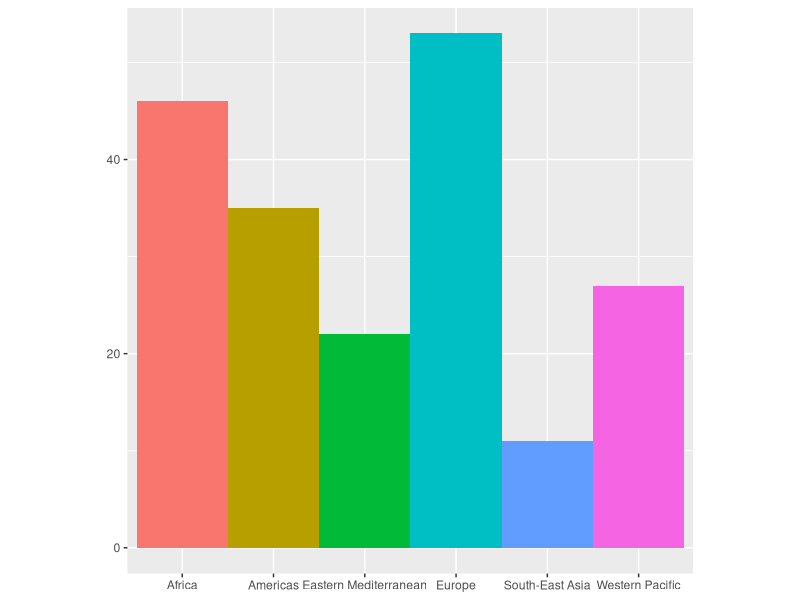
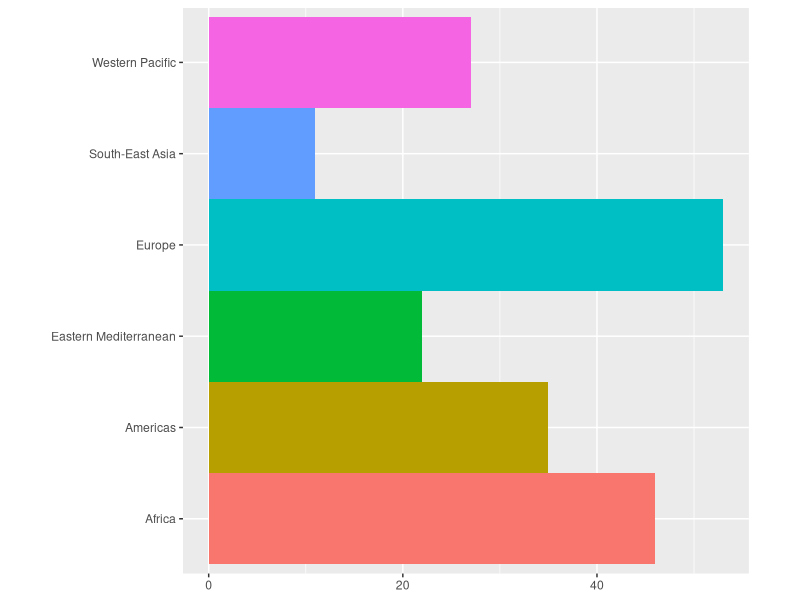
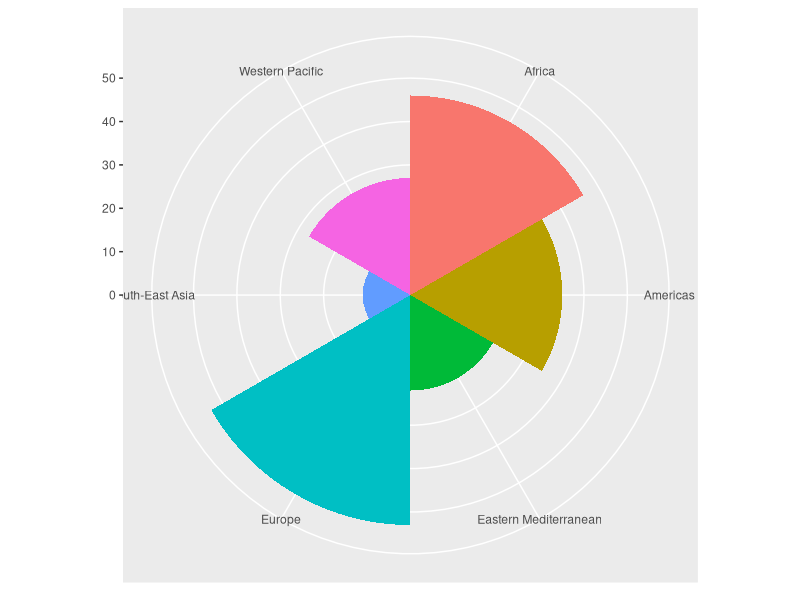
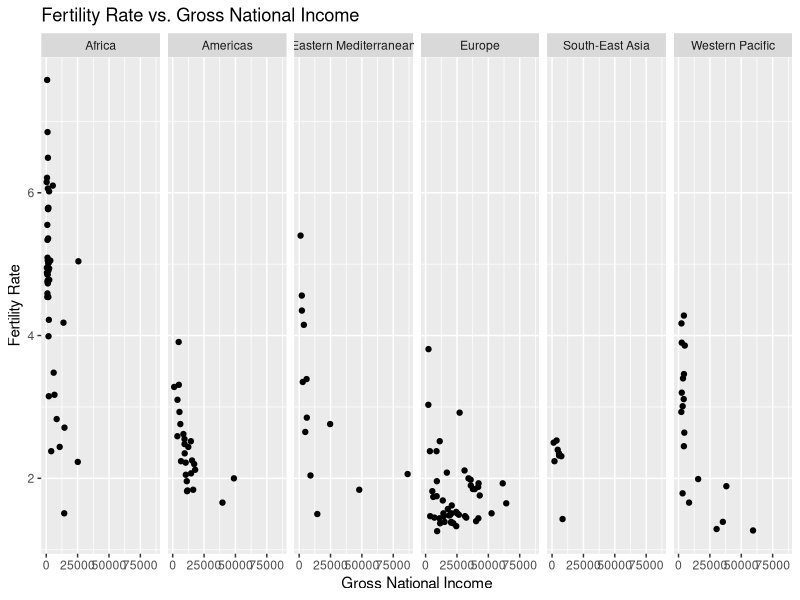
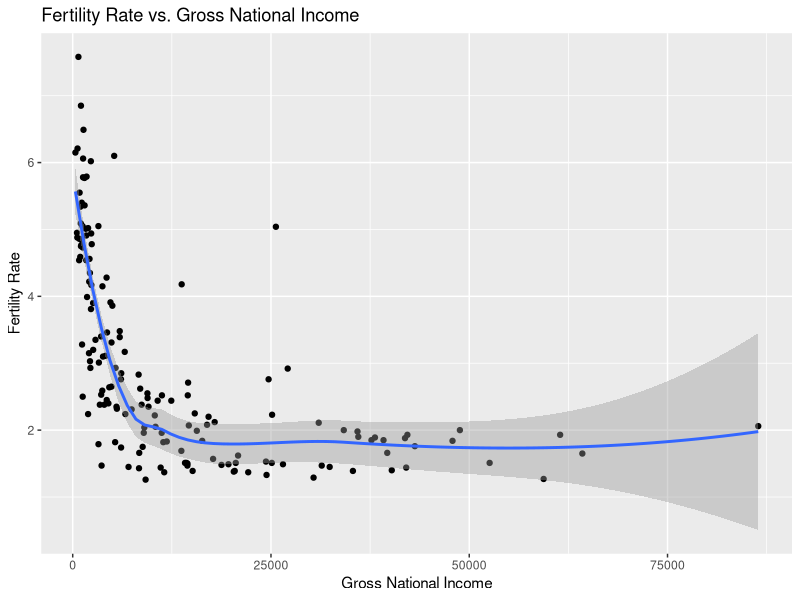
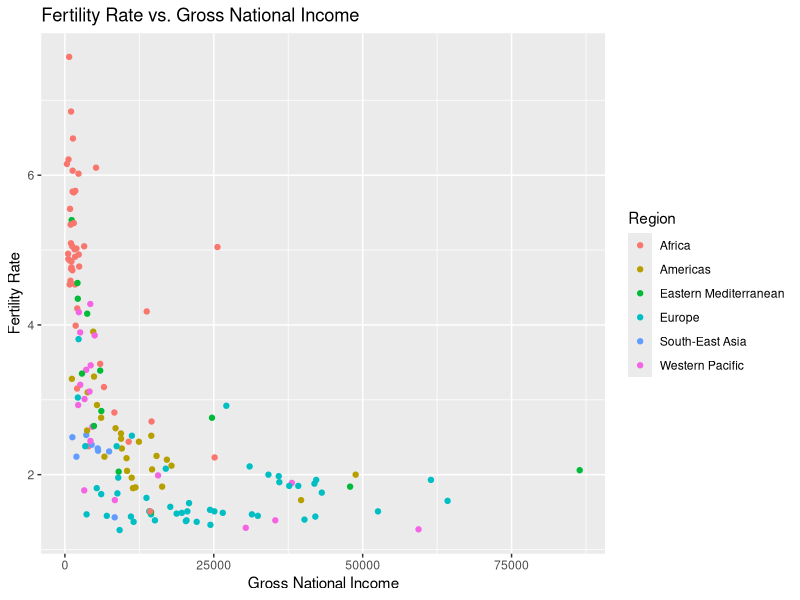
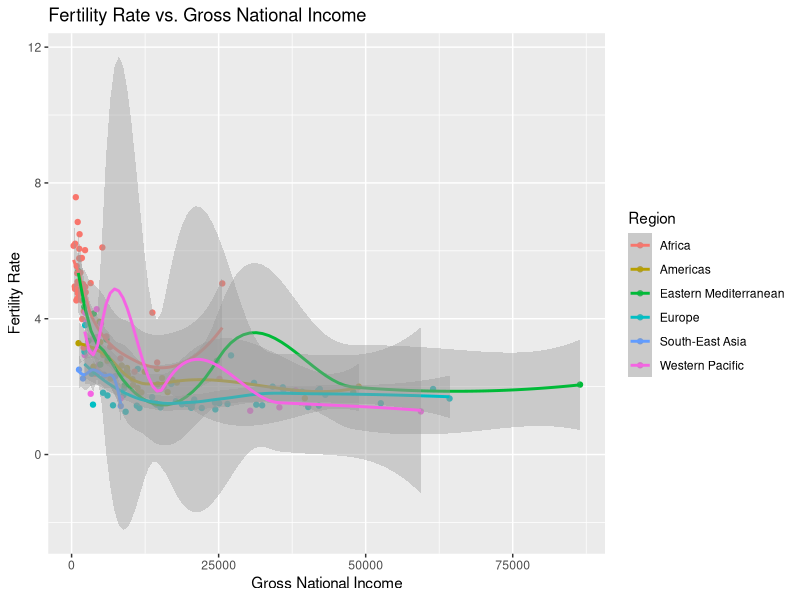
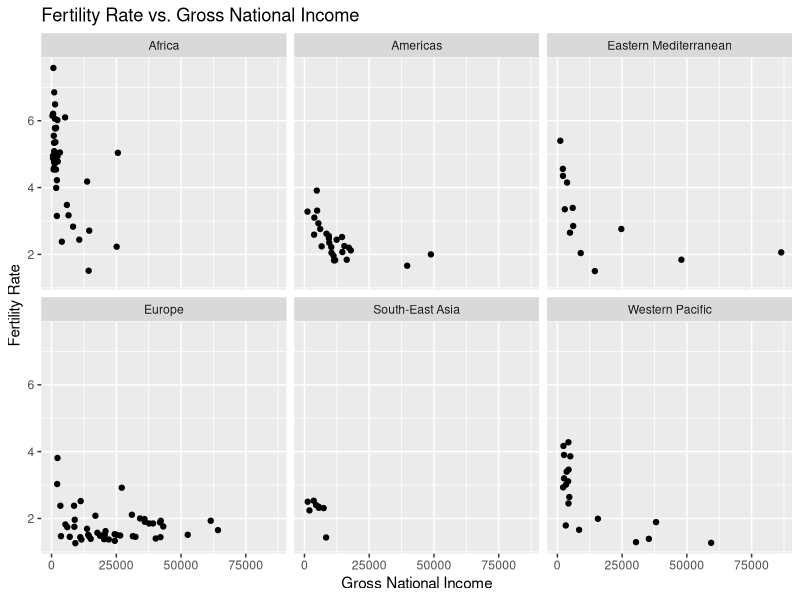

These figures' R source, in order:
## ---- chunk 1
#install.packages("ggplot2")
## ---- chunk 2
library(ggplot2)
WHO <- read.csv("WHO.csv")
str(WHO)
which(WHO$Country=="Singapore")
WHO[155,]
summary(WHO$Over60)
summary(WHO$Under15)
## ---- chunk 3
bar <- ggplot(WHO) + geom_bar(mapping = aes(x = Region, fill = Region), show.legend = FALSE, width = 1) +  theme(aspect.ratio = 1) + labs(x = NULL, y = NULL)
bar
bar + coord_flip()
bar + coord_polar()
## ---- chunk 4
a<-ggplot(WHO,aes(x=GNI,y=FertilityRate))
acol<-ggplot(WHO,aes(x=GNI,y=FertilityRate,color=Region))

 a+geom_point(na.rm=TRUE)+facet_grid(.~Region)+ ggtitle("Fertility Rate vs. Gross National Income") + xlab("Gross National Income") + ylab("Fertility Rate")
 a+geom_point(na.rm=TRUE)+geom_smooth(na.rm=TRUE)+ ggtitle("Fertility Rate vs. Gross National Income") + xlab("Gross National Income") + ylab("Fertility Rate")
 acol+geom_point(na.rm=TRUE)+ ggtitle("Fertility Rate vs. Gross National Income") + xlab("Gross National Income") + ylab("Fertility Rate")
 acol+geom_point(na.rm=TRUE)+geom_smooth(na.rm=TRUE)+ ggtitle("Fertility Rate vs. Gross National Income") + xlab("Gross National Income") + ylab("Fertility Rate")

 a+geom_point(na.rm=TRUE)+facet_wrap(~Region,nrow=2)+ ggtitle("Fertility Rate vs. Gross National Income") + xlab("Gross National Income") + ylab("Fertility Rate")
#
#
b<-ggplot(WHO,aes(x=GNI,y=LiteracyRate,color=Region))+ggtitle("Literacy Rate vs. Gross National Income") + xlab("Gross National Income") + ylab("Literacy Rate")

b+geom_point(na.rm=TRUE)

 subset(WHO,GNI>75000)
#
 WHOL<-subset(WHO,LiteracyRate>90)
#
c<-ggplot(WHOL,aes(x=GNI,y=LiteracyRate,color=Region))

c+geom_point(na.rm=TRUE)+ggtitle("Literacy Rate vs. Gross National Income (top 90 percent literacy)") + xlab("Gross National Income") + ylab("Literacy Rate")



d<-ggplot(WHO,aes(x=GNI,y=LifeExpectancy,color=Region))
d+geom_point(na.rm=TRUE)+ggtitle("Life Expectancy vs. Gross National Income") + xlab("Gross National Income") + ylab("Life Expectancy")
ggplot(WHO,aes(x=GNI,y=LifeExpectancy))+geom_point(na.rm=TRUE)+ facet_wrap(~Region,nrow=2)+ggtitle("Literacy Rate vs. Gross National Income") + xlab("Gross National Income") + ylab("Life Expectancy")



